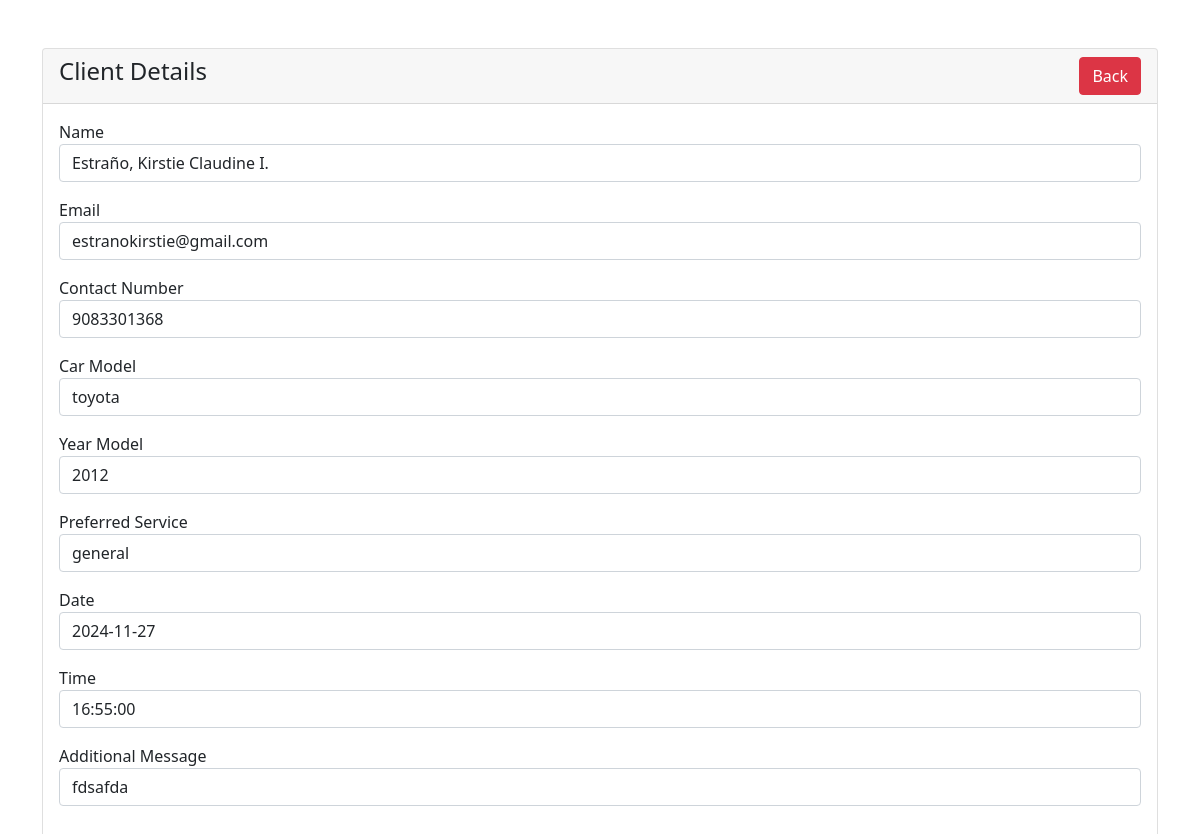
/dashboard_client_view.php?id=15, run on the app's committed database.
### tables this page shows
CREATE TABLE `appointments` (
  `id` int(11) NOT NULL,
  `name` varchar(255) NOT NULL,
  `email` varchar(255) NOT NULL,
  `contact_number` varchar(255) NOT NULL,
  `car_model` varchar(255) NOT NULL,
  `year_model` int(11) NOT NULL,
  `preferred_service` varchar(255) NOT NULL,
  `date` date NOT NULL,
  `time` time NOT NULL,
  `additional_message` text NOT NULL,
  `status` varchar(255) NOT NULL
);

### dashboard_client_view.php (the view, shortened to what this page needs)
<?php
include 'conn.php';
if (isset($_GET['id'])) {
    $client_id = mysqli_real_escape_string($conn, $_GET['id']);
    $query = "SELECT * FROM appointments WHERE id='$client_id'";
    $query_run = mysqli_query($conn, $query);
    if (mysqli_num_rows($query_run) > 0) {
        $client = mysqli_fetch_array($query_run);
?>
<!doctype html>
<html lang="en">
<head>
    <link href="https://cdn.jsdelivr.net/npm/bootstrap@5.1.3/dist/css/bootstrap.min.css" rel="stylesheet">
</head>
<body>
    <div class="container mt-5">
        <div class="row">
            <div class="col-md-12">
                <div class="card">
                    <div class="card-header">
                        <h4>Client Details
                            <a href="dashboard.php" class="btn btn-danger float-end">Back</a>
                        </h4>
                    </div>
                    <div class="card-body">
                        <div class="mb-3">
                            <label>Name</label>
                            <p class="form-control"><?= $client['name']; ?></p>
                        </div>
                        <div class="mb-3">
                            <label>Email</label>
                            <p class="form-control"><?= $client['email']; ?></p>
                        </div>
                        <div class="mb-3">
                            <label>Contact Number</label>
                            <p class="form-control"><?= $client['contact_number']; ?></p>
                        </div>
                        <div class="mb-3">
                            <label>Car Model</label>
                            <p class="form-control"><?= $client['car_model']; ?></p>
                        </div>
                        <div class="mb-3">
                            <label>Year Model</label>
                            <p class="form-control"><?= $client['year_model']; ?></p>
                        </div>
                        <div class="mb-3">
                            <label>Preferred Service</label>
                            <p class="form-control"><?= $client['preferred_service']; ?></p>
                        </div>
                        <div class="mb-3">
                            <label>Date</label>
                            <p class="form-control"><?= $client['date']; ?></p>
                        </div>
                        <div class="mb-3">
                            <label>Time</label>
                            <p class="form-control"><?= $client['time']; ?></p>
                        </div>
                        <div class="mb-3">
                            <label>Additional Message</label>
                            <p class="form-control"><?= $client['additional_message']; ?></p>
                        </div>
                    </div>
                </div>
            </div>
        </div>
    </div>
</body>
</html>
<?php
    } else {
        echo "<h4>No Such Id Found</h4>";
    }
}
?>

### data on the page
appointments: name "Estraño, Kirstie Claudine I.", email "estranokirstie@gmail.com", contact_number "9083301368", car_model "toyota", year_model "2012", preferred_service "general", date "2024-11-27", time "16:55:00", additional_message "fdsafda"
